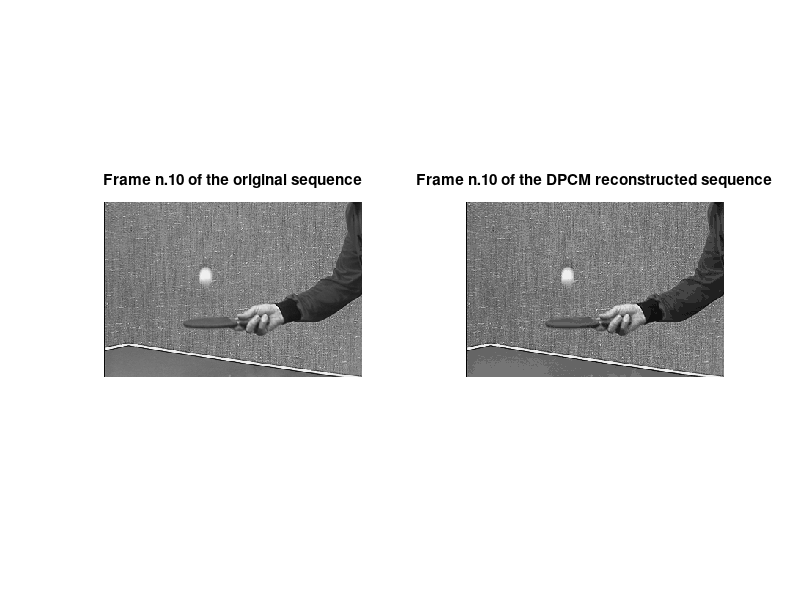
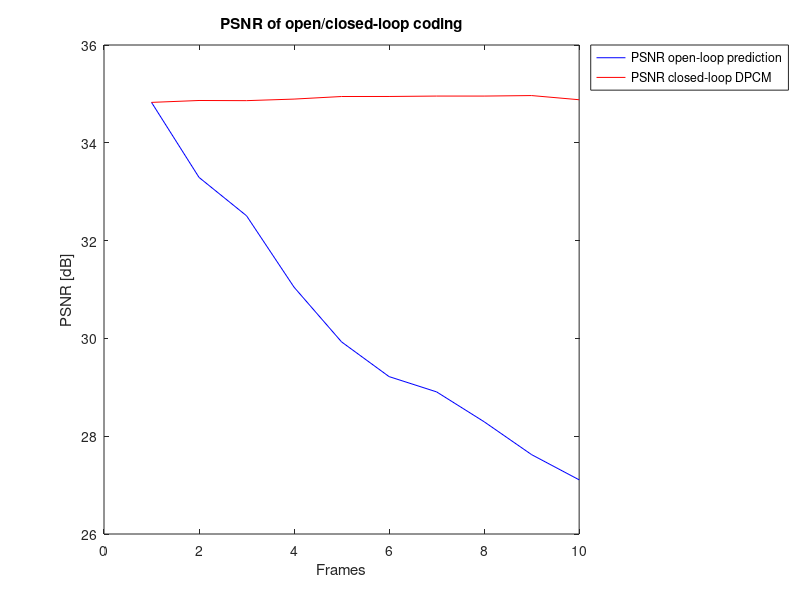

Source code (MATLAB) for these figures, in order:
%% MMSP2 - Lab 6
%  Exercise 2 - Inter-frame (temporal) predictive encoder
%  Lucio Bianchi - 28/01/2014

clear
close all
clc

%% 1) Load the sequence 'table_tennis.mat' and compute the entropy
%%    hint: assume a DMS
load('table_tennis.mat');
seq = table_tennis;
clear table_tennis
[Nr, Nc, Nf] = size(seq);

h = hist(seq(:),0:255);
p = h / sum(h);
p = p(p~=0);
H = -sum(p.*log2(p));
disp(['Entropy of the DMS: ', num2str(H)]);

%% 2) Lossless open-loop prediction
seq_rec = zeros(Nr, Nc, Nf);
% first frame: I frame
seq_rec(:,:,1) = seq(:,:,1);

% successive frames: P frames
for i = 2:Nf
    seq_rec(:,:,i) = seq(:,:,i) - seq(:,:,i-1);
end

%% 3) Compute the entropy of the prediction error for the P frames
seq_rec = seq_rec(:,:,2:Nf);
h = hist(seq_rec(:),-255:255);
p = h / sum(h);
p = p(p~=0);
H = -sum(p.*log2(p));
disp(['Entropy of the open-loop prediction error: ', num2str(H)])

%% 4) Lossy open-loop prediction 
%% 4a) Quantize the prediction error using 16 levels
M = 16;
Q = (255)/M;
d_tilde = zeros(Nr, Nc, Nf);
seq_tilde = zeros(Nr, Nc, Nf);

% first frame: I frame
seq_tilde(:,:,1) = Q*round(seq(:,:,1)/Q);

% successive frames: P frames
for i = 2:Nf
    d = seq(:,:,i) - seq(:,:,i-1);
    d_tilde(:,:,i) = Q*round(d/Q);
end

%% 4b) Reconstruct the sequence
seq_rec = zeros(Nr, Nc, Nf);
% first frame: I frame
seq_rec(:,:,1) = seq_tilde(:,:,1);

% successive frames: P frames
for i = 2:Nf
    seq_rec(:,:,i) = d_tilde(:,:,i) + seq_rec(:,:,i-1);
end

%% 4c) Verify experimentally the problems caused by drift
%%     Compute the PSNR and plot the original and reconstructed frames
PSNR_O = zeros(Nf,1);
for i = 1:Nf
    MSE = sum(sum((seq_rec(:,:,i) - seq(:,:,i)).^2))/(Nr*Nc);
    PSNR_O(i) = 10*log10(255^2/MSE);
    figure(1)
    subplot(121), imshow(seq(:,:,i),[]), title(['Frame n.', num2str(i), ' of the original sequence'])
    subplot(122), imshow(seq_rec(:,:,i),[]), title(['Frame n.', num2str(i), ' of the open-loop reconstructed sequence'])
    pause
end
figure(2)
plot(PSNR_O,'b'),hold on
title('PSNR of open/closed-loop coding')
xlabel('Frames'), ylabel('PSNR [dB]')
legend('PSNR open-loop prediction')

%% 5) Lossy closed-loop prediction
%% 5a) Quantize the prediction error using 16 levels
M = 16;
Q = (255)/M;
d_tilde = zeros(Nr,Nc,Nf);
seq_tilde = zeros(Nr,Nc,Nf);

% first frame: I frame
seq_tilde(:,:,1) = Q*round(seq(:,:,1)/Q);

% successive frames: P frames
for i = 2:Nf
    d = seq(:,:,i) - seq_tilde(:,:,i-1);
    d_tilde(:,:,i) = Q*round(d/Q);
    seq_tilde(:,:,i) = d_tilde(:,:,i)+seq_tilde(:,:,i-1);
end

%% 5b) Reconstruct the sequence
seq_rec = zeros(Nr, Nc, Nf);

% first frame: I frame
seq_rec(:,:,1) = seq_tilde(:,:,1);

% successive frames: P frames
for i = 2:Nf
    seq_rec(:,:,i) = d_tilde(:,:,i) + seq_rec(:,:,i-1);
end

%% 5c) Verify experimentally the problems caused by drift
%%     Compute the PSNR and plot the original and reconstructed frames
PSNR_C = zeros(Nf,1);
for i = 1:Nf
    MSE = sum(sum((seq_rec(:,:,i) - seq(:,:,i)).^2))/(Nr*Nc);
    PSNR_C(i) = 10*log10(255^2/MSE);
    figure(1)
    subplot(121), imshow(seq(:,:,i),[]), title(['Frame n.', num2str(i), ' of the original sequence'])
    subplot(122), imshow(seq_rec(:,:,i),[]), title(['Frame n.', num2str(i), ' of the DPCM reconstructed sequence'])
    pause
end

figure(2)
plot(PSNR_C, 'r'), hold off
legend('PSNR open-loop prediction', 'PSNR closed-loop DPCM','Location','BestOutside')
